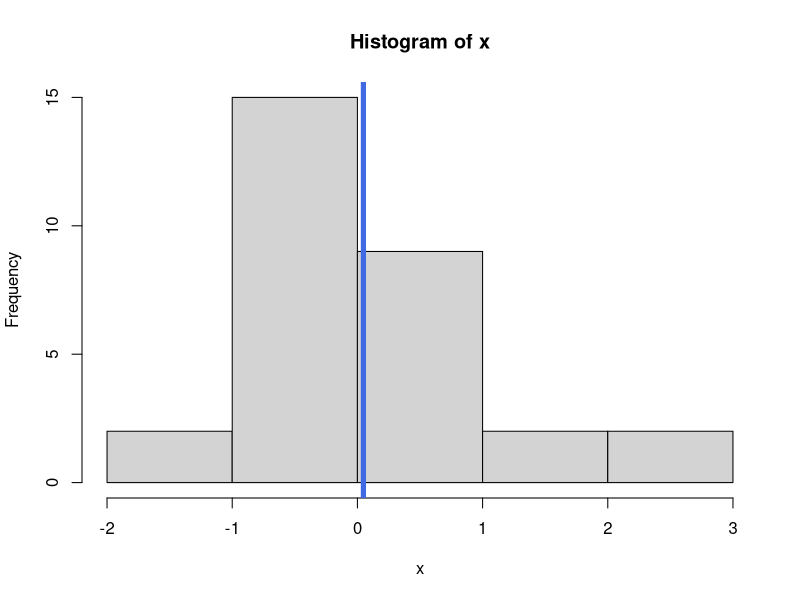
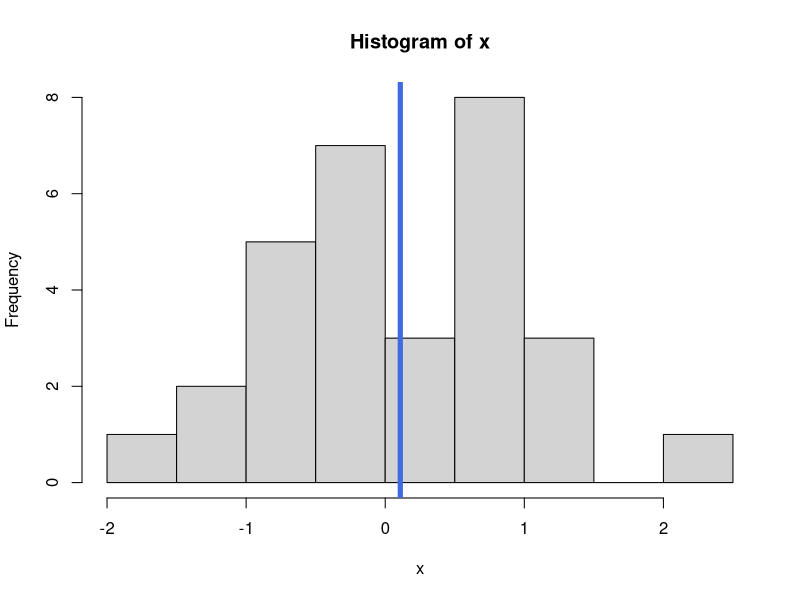
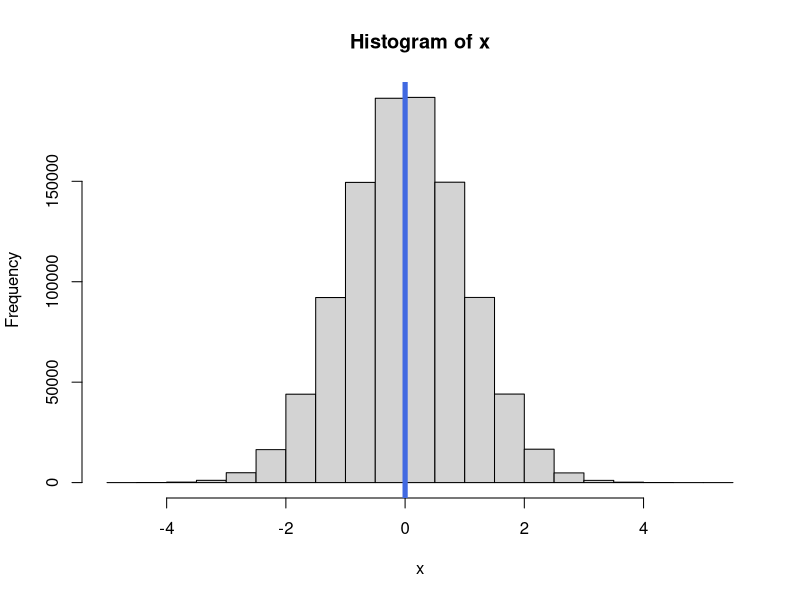
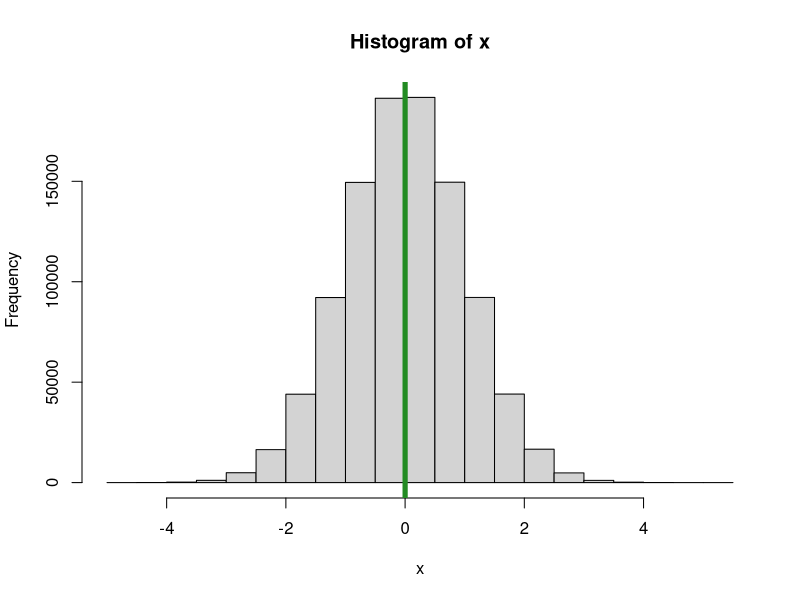
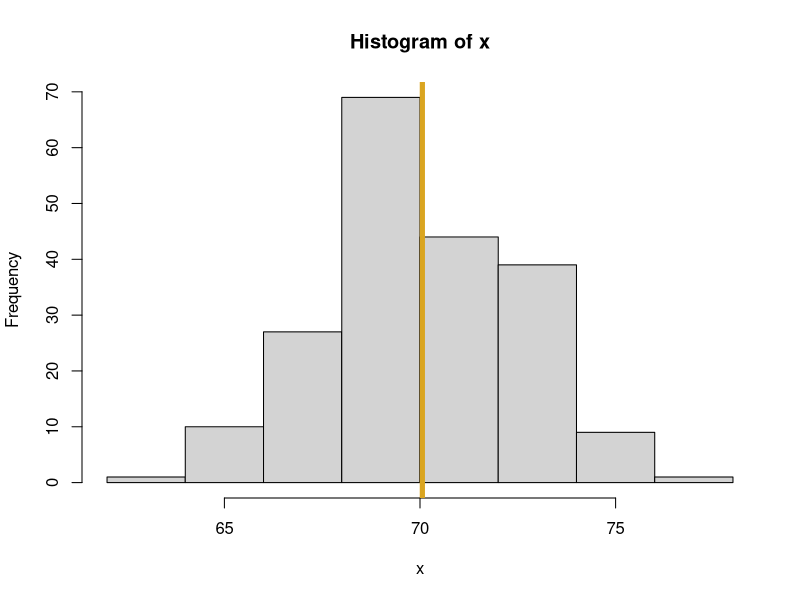

The R source for these figures, in order:
#* plotRandomHistogram.R
#* 
#* Author: Nico Sidari
#* 
#* Purpose: 
#*    A function that will generate a sample of Normal "observations" and plot
#*    the histogram of that data
#*    
#* Inputs:
#*    num_pts = the number of observations to randomly generate
#*    mu = the theoretical mean of the Normal distribution that generates
#*         my data
#*    sigma = the theoretical standard deviation
#*    seed = an optional random number generator seed value, defaults to NULL
#*    meanColor = the color of the line corresponding to the sample mean of
#*                the data
#*    
#* Output:
#*    A histogram of the generated data is drawn
#*    A list with the following elements:
#*       Random_obs = a vector with the randomly generated data
#*       Mean_Random_obs = sample mean corresponding to the randomly
#*                         generated data
#*       SD_Random_obs = corresponding standard deviation
#*    

plotRandomHistogram <- function(num_pts = 30, mu=0, sigma=1, seed=NULL,
                       meanColor="royalblue") {
  set.seed(seed)
  x <- rnorm(num_pts, mean=mu, sd=sigma)
  mean_x <- mean(x)
  hist(x)
  abline(v=mean_x, lwd=5, col=meanColor)
  
  ## In R, in a function, the output from the last line is
  ## automatically returned
  list(Random_obs = x, Mean_Random_obs = mean_x, SD_Random_obs = sd(x))
}

plotRandomHistogram()
plotRandomHistogram(seed=19)
plotRandomHistogram(seed=19, num_pts=1000000)
plotRandomHistogram(seed=19, num_pts=1000000,
           meanColor = "forestgreen")
my_output <- plotRandomHistogram(seed=5, num_pts=200, mu=70,
                                 sigma=2.5, meanColor="goldenrod")
my_output$Mean_Random_obs
